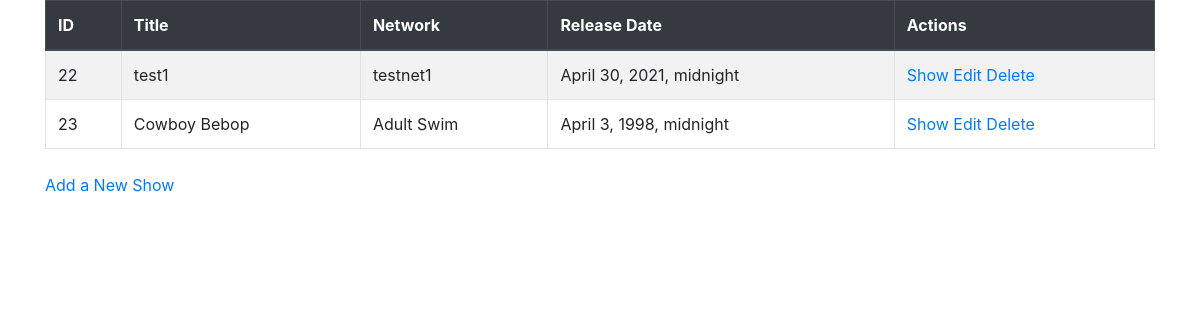
The app's page /shows, older data.
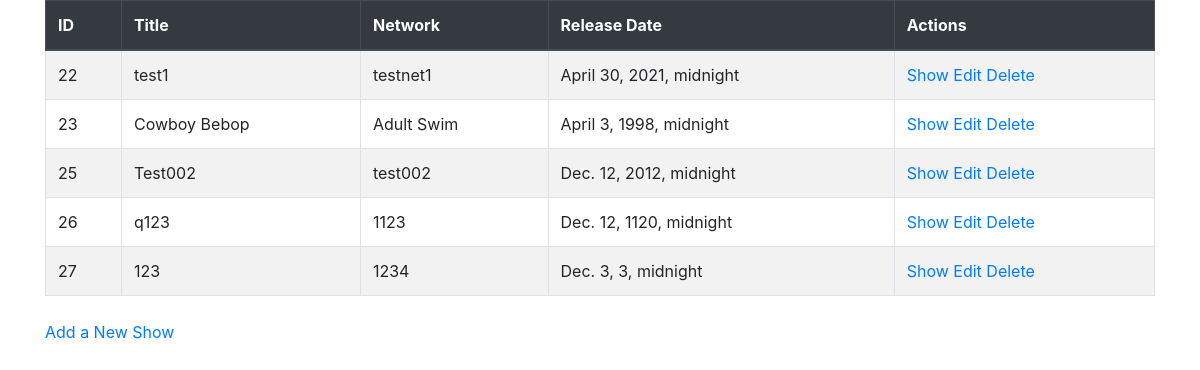
The same page, newer data.
### tv_shows_app/models.py (models this page shows)
class Show(models.Model):
    title = models.CharField(max_length=255)
    network = models.CharField(max_length=255)
    release_date = models.DateTimeField()
    description = models.TextField()
    created_at = models.DateTimeField(auto_now_add=True)
    updated_at = models.DateTimeField(auto_now=True)
    objects = ShowManager()

### tv_shows_app/views.py (the view)
# urls.py: path('shows', views.shows),
def shows(request):  # path('shows', views.shows),
    context = {
        "shows": Show.objects.all(),
    }
    return render(request, 'shows.html', context)

### tv_shows_app/templates/shows.html (shortened to what this page needs)
<!DOCTYPE html>
<html lang="en">
<head>
    <link rel="stylesheet" href="https://stackpath.bootstrapcdn.com/bootstrap/4.5.2/css/bootstrap.min.css"
>
</head>
<body>
    <div class="container">
        <table class="table table-bordered table-striped mb-4">
            <thead class="thead-dark">
                <tr>
                    <th scope="col">ID</th>
                    <th scope="col">Title</th>
                    <th scope="col">Network</th>
                    <th scope="col">Release Date</th>
                    <th scope="col">Actions</th>
                </tr>
            </thead>
            <tbody>
                {% for show in shows %}
                <tr>
                    <td>{{ show.id }}</td>
                    <td>{{ show.title }}</td>
                    <td>{{ show.network }}</td>
                    <td>{{ show.release_date }}</td>
                    <td>
                        <a href="/shows/{{ show.id }}">Show </a>
                        <a href="/shows/{{ show.id }}/edit">Edit </a>
                        <a href="/shows/{{ show.id }}/destroy">Delete</a>
                    </td>
                </tr>
                {% endfor %}
            </tbody>
        </table>
        <a href="/shows/new">Add a New Show</a>
    </div>
</body>
</html>

Row changes from the older to the newer data that the page shows:
added Show: id "25", title "Test002", network "test002", release_date "Dec. 12, 2012, midnight"
added Show: id "26", title "q123", network "1123", release_date "Dec. 12, 1120, midnight"
added Show: id "27", title "123", network "1234", release_date "Dec. 3, 3, midnight"
